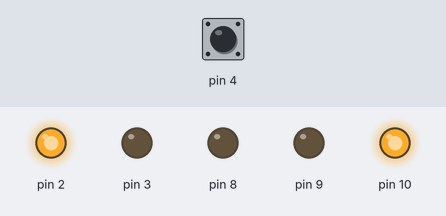
A sketch run on a simulated Arduino Uno, built with avr-gcc and run on an emulated ATmega328P. Parts: output pins drawn as LEDs (lit = HIGH). The inputs (shaded band) are chosen by the test bench; at power-on: pin 4 HIGH.

Above: at 10.0 s.
At 35.0 s:
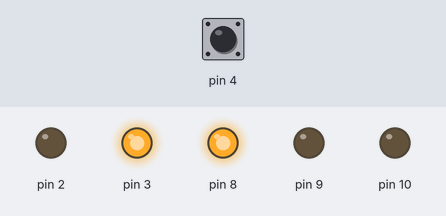
At 47.5 s:
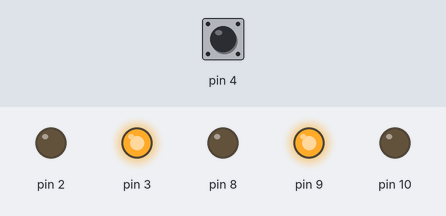
Timing chart, 0 to 65.0 s (numbered marks = the images above):
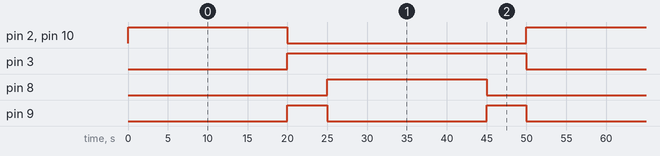

The sketch:

2.ino
```cpp
class TrafficLightSystem {
private:
    int redLed, yellowLed, greenLed;
    int pedRedLed, pedGreenLed;
    int pedButton;

    long t_red, t_yellow, t_green, t_pedGreen, t_transitionDelay;
    int currentState;
    long previousMillis;
    bool pedestrianRequest;
    bool isPedestrianCrossing;

public:
    TrafficLightSystem(int r, int y, int g, int pr, int pg, int pb)
    {
      redLed = r;
      yellowLed = y;
      greenLed = g;
      pedRedLed = pr;
      pedGreenLed = pg;
      pedButton = pb;
      t_red = 20000;
      t_yellow = 5000;
      t_green = 20000;
      t_transitionDelay = 2000;
      currentState = 0;
      previousMillis = 0;
      pedestrianRequest = false;
      isPedestrianCrossing = false;
    }

    void setup() {
        pinMode(redLed, OUTPUT);
        pinMode(yellowLed, OUTPUT);
        pinMode(greenLed, OUTPUT);

        pinMode(pedRedLed, OUTPUT);
        pinMode(pedGreenLed, OUTPUT);
        pinMode(pedButton, INPUT_PULLUP);

        digitalWrite(redLed, HIGH);
        digitalWrite(yellowLed, LOW);
        digitalWrite(greenLed, LOW);

        digitalWrite(pedRedLed, HIGH);
        digitalWrite(pedGreenLed, LOW);
    }

    void update() {
        unsigned long currentMillis = millis();

        if (digitalRead(pedButton) == LOW && !pedestrianRequest && !isPedestrianCrossing) {
            pedestrianRequest = true;
        }

        if (pedestrianRequest) {
            currentState = 5;
            pedestrianRequest = false;
            previousMillis = currentMillis;
        }

        switch (currentState) {
            case 0:
                if (currentMillis - previousMillis >= t_red) {
                    currentState = 1;
                    previousMillis = currentMillis;
                }
                setTrafficLightState(true, false, false, false, true);
                break;

            case 1:
                if (currentMillis - previousMillis >= t_yellow) {
                    currentState = 2;
                    previousMillis = currentMillis;
                }
                setTrafficLightState(false, true, false, true, false);
                break;

            case 2:
                if (currentMillis - previousMillis >= t_green) {
                    currentState = 3;
                    previousMillis = currentMillis;
                }
                setTrafficLightState(false, false, true, true, false);
                break;

            case 3:
                if (currentMillis - previousMillis >= t_yellow) {
                    currentState = 0;
                    previousMillis = currentMillis;
                }
                setTrafficLightState(false, true, false, true, false);
                break;

            case 4:
                if (currentMillis - previousMillis >= t_pedGreen) {
                    currentState = 0;
                    isPedestrianCrossing = false;
                    previousMillis = currentMillis;
                }
                setTrafficLightState(true, false, false, false, true);
                break;

            case 5:
                if (currentMillis - previousMillis >= t_transitionDelay) {
                    currentState = 4;
                    isPedestrianCrossing = true;
                    previousMillis = currentMillis;
                }
                break;
        }
    }

private:
    void setTrafficLightState(bool r, bool y, bool g, bool pr, bool pg) {
        digitalWrite(redLed, r ? HIGH : LOW);
        digitalWrite(yellowLed, y ? HIGH : LOW);
        digitalWrite(greenLed, g ? HIGH : LOW);
        digitalWrite(pedRedLed, pr ? HIGH : LOW);
        digitalWrite(pedGreenLed, pg ? HIGH : LOW);
    }
};

TrafficLightSystem trafficLight(10, 9, 8, 3, 2, 4);

void setup() {
    trafficLight.setup();
}

void loop() {
    trafficLight.update();
}
```

Measured:
- by itself, pin 2, pin 8, pin 10: alternates HIGH for 20.0 s and LOW for 30.0 s
- by itself, pin 3: alternates HIGH for 30.0 s and LOW for 20.0 s
- by itself, pin 9: alternates HIGH for 5.0 s and LOW for 20.0 s
